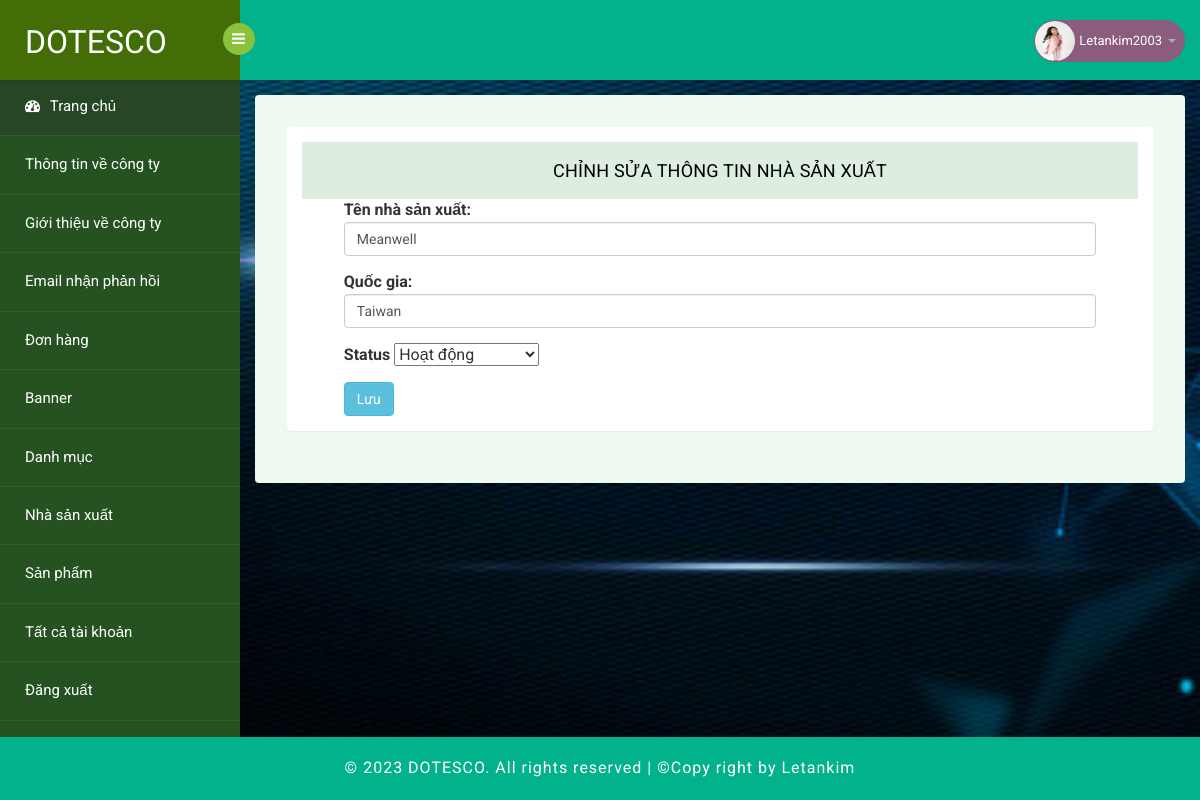
Screenshot of /admin/index.php?page=update-origin&id=41 (signed in) with the database file from the repository.
### tables this page shows
CREATE TABLE `tbl_origin` (
  `id` int(6) NOT NULL,
  `name` varchar(1000) NOT NULL,
  `country` varchar(200) NOT NULL,
  `createAt` datetime NOT NULL DEFAULT current_timestamp(),
  `modifiedAt` datetime DEFAULT NULL,
  `createBy` int(11) NOT NULL,
  `modifiedBy` int(11) DEFAULT NULL,
  `status` tinyint(1) NOT NULL DEFAULT 1
);

### admin/DBConnection/ConnectionAdmin.php (called while the page is built, shortened)
<?php
class ConnectionAdmin {
    public static $conn;
    function connect() {
        $servername = DB_HOST;
        $username = DB_USER;
        $password = DB_PASSWORD;
        $table = DB_NAME;
        try {
            self::$conn = new PDO("mysql:host=$servername;dbname=$table;charset=utf8", $username, $password);
            self::$conn->setAttribute(PDO::ATTR_ERRMODE, PDO::ERRMODE_EXCEPTION);
        } catch(PDOException $e) {
            try {
                $date= date('Y/m/d H:i:s');
                $myLogger = fopen(PATH_ROOT_ADMIN.'/Log/admin_log.log', 'a');
                $content = "Admin: CONNECT (".$e->getMessage().") ".$date."\n";
                fwrite($myLogger, $content);
            } catch(Exception $error) {
            }
        }
        return self::$conn;
    }
    function get_one($sql, $params = array()) {
        $result = [];
        try {
            $conn = $this->connect();
            $stmt = $conn->prepare($sql);
            $stmt->execute($params);
            $stmt->setFetchMode(PDO::FETCH_ASSOC);
            $result = $stmt->fetch();
        } catch(PDOException $e) {
            try {
                $date= date('Y/m/d H:i:s');
                $myLogger = fopen(PATH_ROOT_ADMIN.'/Log/log_user.log', 'a');
                $content = "User: GET BY ID (".$e->getMessage().") ".$date."\n";
                fwrite($myLogger, $content);
            } catch(Exception $error) {
            }
        }
        return $result;
    }
}
?>

### admin/DAO/OriginDao.php (called while the page is built, shortened)
<?php
require_once PATH_ROOT_ADMIN."/DBConnection/ConnectionAdmin.php";
require_once PATH_ROOT."/model/Origin.php";
class OriginDao {
    private static $db;
    function __construct() {
        self::$db = new ConnectionAdmin();
    }
    private function origin($row) {
        $id = $row['id'];
        $name = $row['name'];
        $country = $row['country'];
        $createAt = $row['createAt'];
        $modifiedAt = $row['modifiedAt'];
        $createBy = $row['createBy'];
        $modifiedBy = $row['modifiedBy'];
        $status = $row['status'];
        $origin = new Origin($id, $name, $country, $createAt, $modifiedAt, $createBy, $modifiedBy, $status);
        return $origin;
    }
    function getOneByID($id) {
        $params = array(":id"=>$id);
        $sql = "SELECT * FROM tbl_origin WHERE id=:id";
        $row = self::$db->get_one($sql, $params);
        if($row) {
            return $this->origin($row);
        }
        return null;
    }
}
?>

### model/Origin.php (called while the page is built, shortened)
<?php
class Origin {
    protected $name;
    protected $country;
    protected $status;
    public function __construct($id, $name, $country, $createAt, $modifiedAt, $createBy, $modifiedBy, $status)
    {
        $this->name = $name;
        $this->country = $country;
        $this->status = $status;
    }
    public function getName()
    {
        return $this->name;
    }
    public function getCountry()
    {
        return $this->country;
    }
    public function getStatus()
    {
        return $this->status;
    }
}
?>

### admin/view/editForm/editOrigin.php (the view, shortened to what this page needs)
<?php
    $name = $currentOrigin->getName();
    $country = $currentOrigin->getCountry();
    $status = $currentOrigin->getStatus();
?>
<section id="main-content">
	<section class="wrapper">
		<div class="table-agile-info">
            <div class="panel panel-default">
            <div class="panel-body form-add active">
          <div class="panel-heading">
            Chỉnh sửa thông tin nhà sản xuất
          </div>
          <div class="position-center">
            <form method = "post" action = "index.php?page=updated-origin" role="form">
                <div class="form-group">
                    <label for="name">Tên nhà sản xuất: </label>
                    <input value="<?=$name?>" required type="text" id="name" name="name" class="form-control">
                </div>
                <div class="form-group">
                    <label for="country">Quốc gia: </label>
                    <input value="<?=$country?>" required type="text" id="country" name="country" class="form-control">
                </div>
                <div class="form-group">
                    <label for="status">Status</label>
                    <select name="status" id="status">
                        <?php
                            if($status == 1) {
                                echo "<option value='0'>Không hoạt động</option>
                                <option value='1' selected>Hoạt động</option>";
                            } else  {
                                echo "<option value='0' selected>Không hoạt động</option>
                                <option value='1'>Hoạt động</option>";
                            }
                        ?>
                    </select>
                </div>
                <button type="submit" id="update-information" name = "update-origin" class="btn btn-info">Lưu</button>
            </form>
          </div>
        </div>
            </div>
        </div>
</section>
</section>
</section>

### admin/assets/css/style.css (style rules this page uses)
html, body { font-family: 'Roboto', sans-serif; font-size: 100%; overflow-x: hidden; background: url(../images/bg.jpg) no-repeat 0px 0px; background-size:cover; }
body { position: relative; min-height: 100vh; }
ul,label { margin:0; padding:0; }
#main-content { margin-left:240px; -webkit-transition:all .3s ease-in-out; -moz-transition:all .3s ease-in-out; -o-transition:all .3s ease-in-out; transition:all .3s ease-in-out; }
.wrapper { margin-bottom: 50px; display:inline-block; margin-top:80px; padding:15px; width:100%; }
.position-center { width:90%; margin: 0 auto; }
.panel-heading { position: relative; height: 57px; line-height: 57px; letter-spacing: 0.2px; color: #000; font-size: 18px; font-weight: 400; padding: 0 16px; background:#ddede0; border-top-right-radius: 2px; border-top-left-radius: 2px; text-transform: uppercase; text-align: center; }
.panel { border: none ! important; }
.table-agile-info { background: #eef9f0; padding: 2em; border-radius: 4px; -webkit-box-shadow: 0 1px 1px rgba(0,0,0,.05); box-shadow: 0 1px 1px rgba(0,0,0,.05); }
.form-add { display: none; }
.form-add.active { display: block; }

### admin/assets/css/form.css (style rules this page uses)
.form-group input, .form-group textarea { font-size: 14px; }

### rows the page displays
tbl_origin: name "Meanwell", country "Taiwan", status "Hoạt động"

### other values shown
$_SESSION['usernameAdmin'] "Letankim2003"
